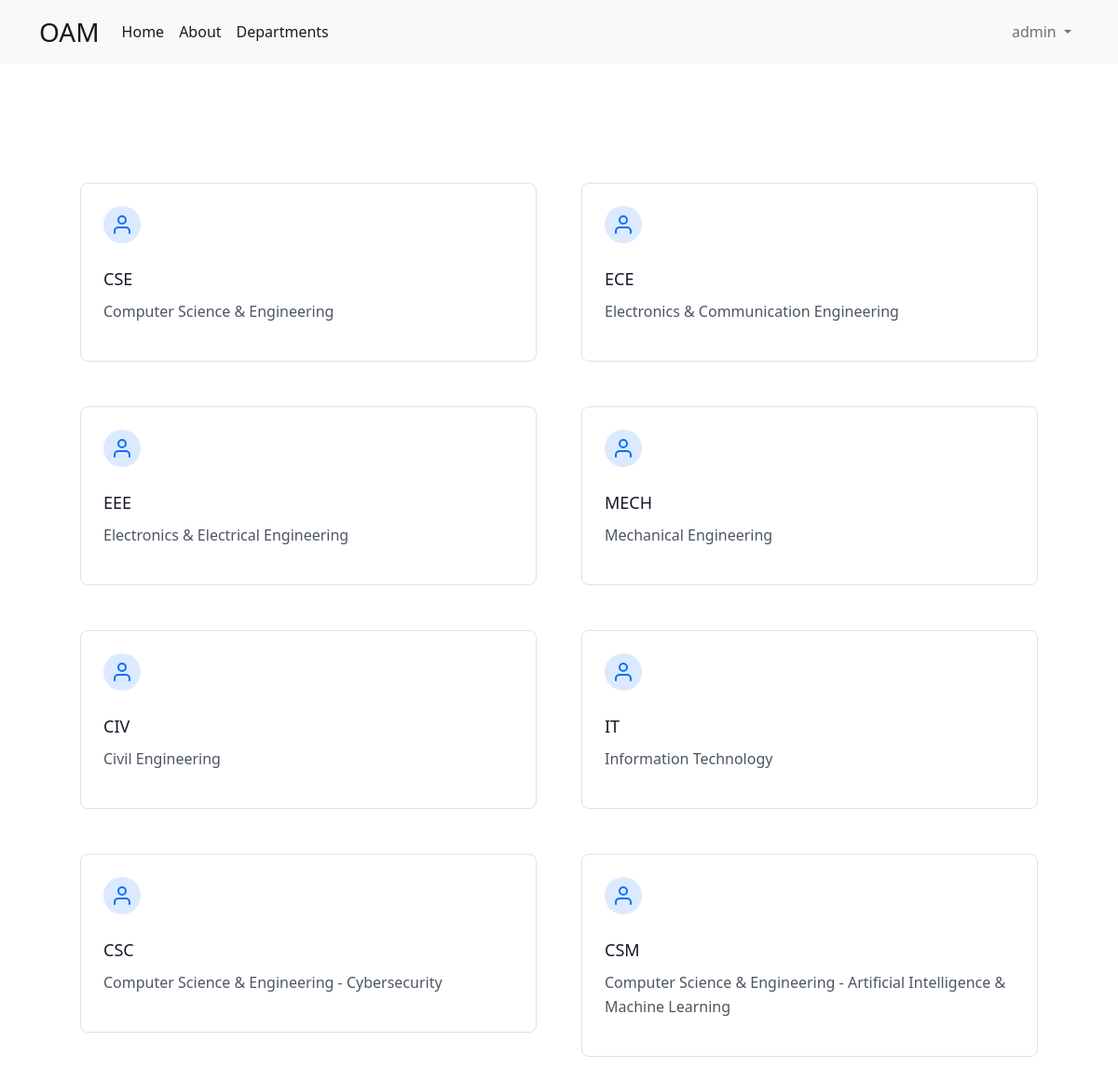
Before: /departments (signed in) with the older database file.
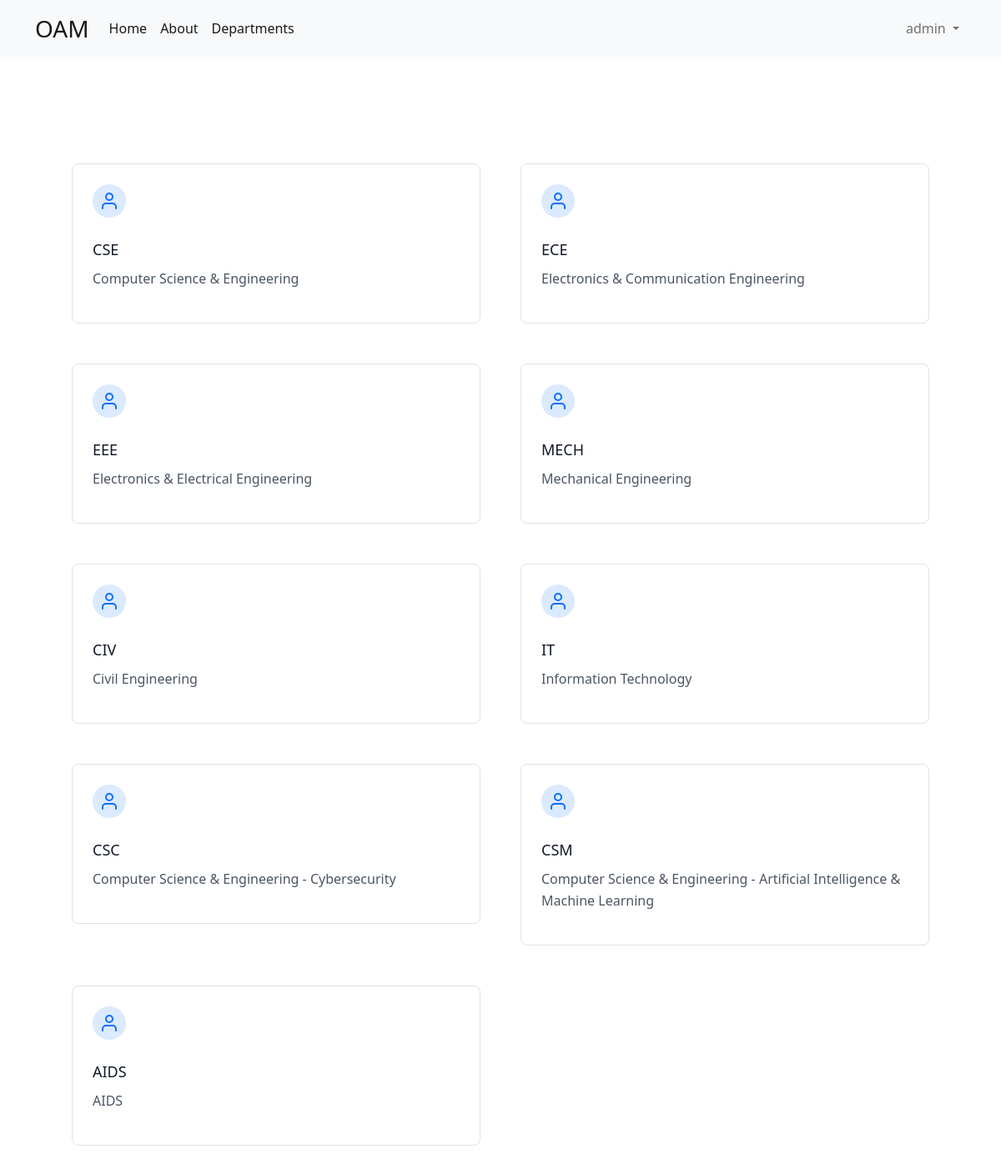
After: the same page with the newer database file.
### att/models.py (models this page shows, shortened)
class Department(models.Model):
    name = models.CharField(_("Name of the Department"), max_length=200)#, choices = dept_types, default=dept_types[7][1])
    short_name = models.CharField(max_length = 10, primary_key = True)

### att/views.py (the view)
# urls.py: path('departments', views.departments, name = 'departments'),
@login_required
@faculty_login_required
def departments(request):
    return render(request, 'depts.html', {
        'departments' : Department.objects.filter()
    })

### templates/depts.html (shortened to what this page needs)
{% extends 'base.html' %} {% block body %}
<section class="text-gray-600 body-font">
  <div class="container px-5 py-24 mx-auto">
    <div class="flex flex-wrap -m-4">
      {% for department in departments %}
        <div class="xl:w-1/3 md:w-1/2 p-4">
          <div class="border border-gray-200 p-6 rounded-lg">
            <div
              class="w-10 h-10 inline-flex items-center justify-center rounded-full bg-blue-100 text-blue-500 mb-4"
            >
              <a style="text-decoration:none" href="{% url 'department sections' department.short_name %}">
              <svg
                fill="none"
                stroke="currentColor"
                stroke-linecap="round"
                stroke-linejoin="round"
                stroke-width="2"
                class="w-6 h-6"
                viewBox="0 0 24 24"
              >
                <path d="M20 21v-2a4 4 0 00-4-4H8a4 4 0 00-4 4v2"></path>
                <circle cx="12" cy="7" r="4"></circle>
              </svg>
            </div>
            <h2 class="text-lg text-gray-900 font-medium title-font mb-2">
              {{ department.short_name }}
            </h2></a>
            <p class="leading-relaxed text-base">
              {{ department.name }}
            </p>
          </div>
        </div>
      {% endfor %}
    </div>
  </div>
</section>
{% endblock body %}

Changed rows visible on the page:
added Department: short_name "AIDS", name "AIDS"
